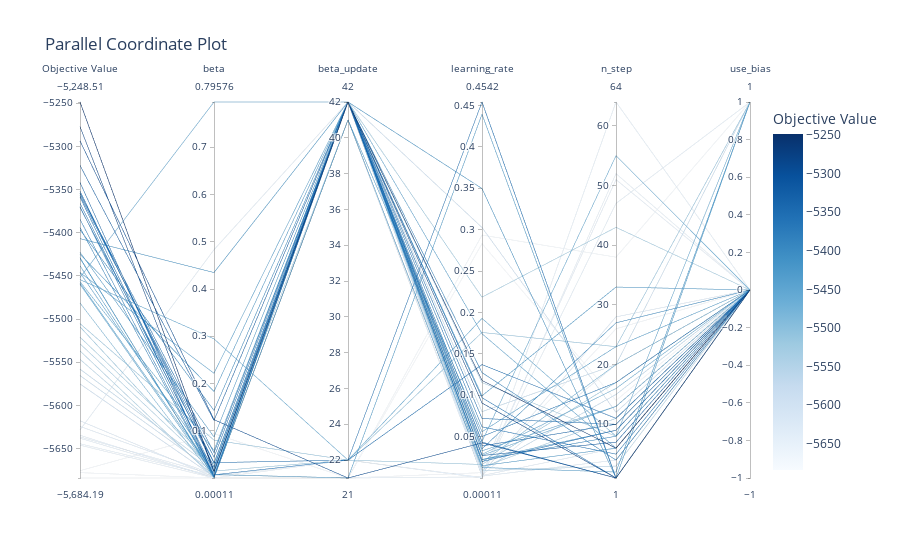

Notebook cell for this chart:
### Code cell
plot_parallel_coordinate(study2)
